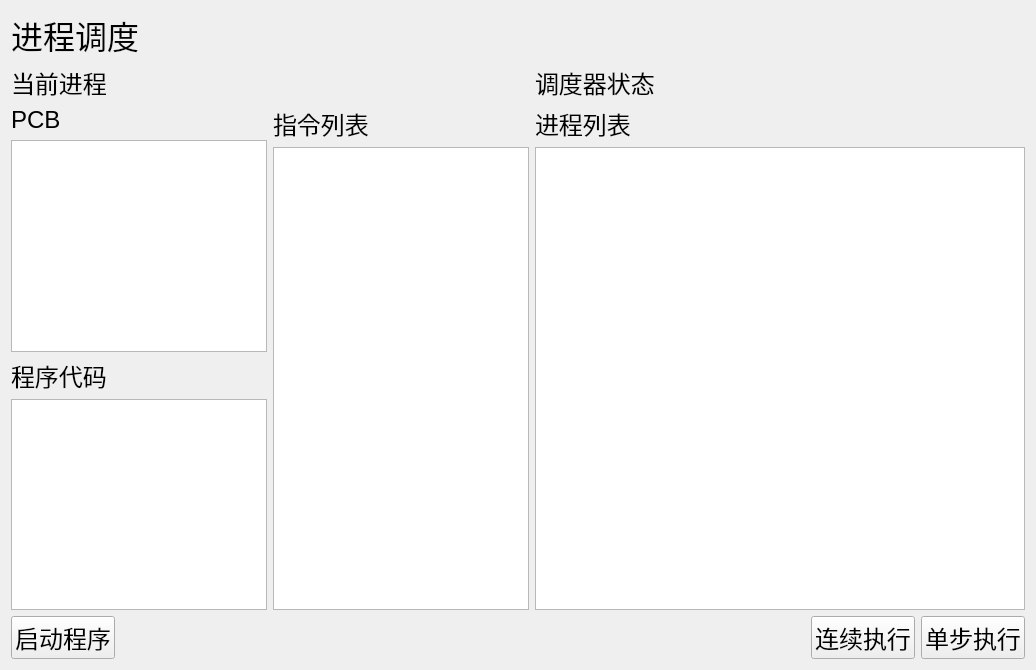
<?xml version="1.0" encoding="UTF-8"?>
<ui version="4.0">
 <class>ProcessWindow</class>
 <widget class="QWidget" name="ProcessWindow">
  <property name="windowModality">
   <enum>Qt::WindowModal</enum>
  </property>
  <property name="geometry">
   <rect>
    <x>0</x>
    <y>0</y>
    <width>1036</width>
    <height>670</height>
   </rect>
  </property>
  <property name="font">
   <font>
    <pointsize>18</pointsize>
   </font>
  </property>
  <property name="windowTitle">
   <string>进程管理</string>
  </property>
  <layout class="QGridLayout" name="gridLayout_2">
   <item row="0" column="1">
    <layout class="QVBoxLayout" name="verticalLayout">
     <item>
      <widget class="QLabel" name="label_title">
       <property name="font">
        <font>
         <pointsize>24</pointsize>
        </font>
       </property>
       <property name="text">
        <string>进程调度</string>
       </property>
      </widget>
     </item>
     <item>
      <layout class="QGridLayout" name="gridLayout">
       <item row="1" column="2">
        <layout class="QVBoxLayout" name="verticalLayout_2">
         <item>
          <widget class="QLabel" name="label_all_process">
           <property name="text">
            <string>进程列表</string>
           </property>
          </widget>
         </item>
         <item>
          <widget class="QTextEdit" name="process_table">
           <property name="font">
            <font>
             <pointsize>12</pointsize>
            </font>
           </property>
          </widget>
         </item>
        </layout>
       </item>
       <item row="0" column="2">
        <widget class="QLabel" name="label_scheduler_status">
         <property name="font">
          <font>
           <pointsize>18</pointsize>
          </font>
         </property>
         <property name="text">
          <string>调度器状态</string>
         </property>
        </widget>
       </item>
       <item row="0" column="0">
        <widget class="QLabel" name="lable_current_process">
         <property name="font">
          <font>
           <pointsize>18</pointsize>
          </font>
         </property>
         <property name="text">
          <string>当前进程</string>
         </property>
        </widget>
       </item>
       <item row="1" column="0">
        <layout class="QGridLayout" name="gridLayout_3">
         <item row="1" column="1">
          <layout class="QHBoxLayout" name="horizontalLayout">
           <item>
            <layout class="QVBoxLayout" name="verticalLayout_3">
             <item>
              <widget class="QLabel" name="label_3">
               <property name="text">
                <string>PCB</string>
               </property>
              </widget>
             </item>
             <item>
              <widget class="QTextEdit" name="pcb_info">
               <property name="font">
                <font>
                 <pointsize>12</pointsize>
                </font>
               </property>
              </widget>
             </item>
             <item>
              <widget class="QLabel" name="label">
               <property name="text">
                <string>程序代码</string>
               </property>
              </widget>
             </item>
             <item>
              <widget class="QTextEdit" name="program_input">
               <property name="font">
                <font>
                 <pointsize>12</pointsize>
                </font>
               </property>
              </widget>
             </item>
            </layout>
           </item>
           <item>
            <layout class="QVBoxLayout" name="verticalLayout_4">
             <item>
              <widget class="QLabel" name="label_2">
               <property name="text">
                <string>指令列表</string>
               </property>
              </widget>
             </item>
             <item>
              <widget class="QTextEdit" name="inst_table">
               <property name="font">
                <font>
                 <pointsize>12</pointsize>
                </font>
               </property>
              </widget>
             </item>
            </layout>
           </item>
          </layout>
         </item>
        </layout>
       </item>
      </layout>
     </item>
    </layout>
   </item>
   <item row="1" column="1">
    <layout class="QHBoxLayout" name="horizontalLayout_3">
     <item>
      <widget class="QPushButton" name="program_start_btn">
       <property name="text">
        <string>启动程序</string>
       </property>
      </widget>
     </item>
     <item>
      <spacer name="horizontalSpacer">
       <property name="orientation">
        <enum>Qt::Horizontal</enum>
       </property>
       <property name="sizeHint" stdset="0">
        <size>
         <width>40</width>
         <height>20</height>
        </size>
       </property>
      </spacer>
     </item>
     <item>
      <widget class="QPushButton" name="do_all_btn">
       <property name="text">
        <string>连续执行</string>
       </property>
      </widget>
     </item>
     <item>
      <widget class="QPushButton" name="step_in_btn">
       <property name="text">
        <string>单步执行</string>
       </property>
      </widget>
     </item>
    </layout>
   </item>
  </layout>
 </widget>
 <resources/>
 <connections/>
</ui>
